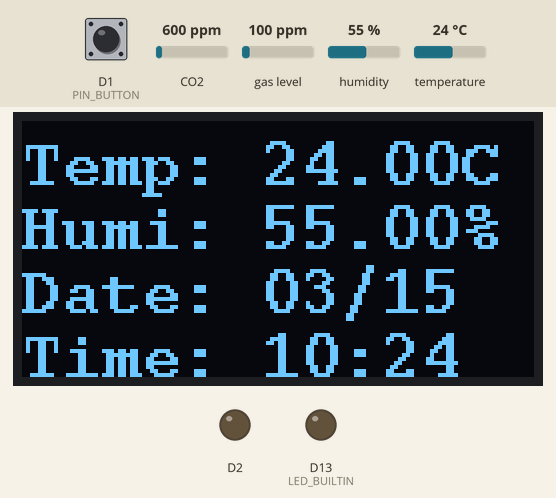
Recording of a sketch running on a simulated Seeed XIAO (SAMD21). On the bench: 128×64 one-colour display, output pins drawn as LEDs (lit = HIGH). The test bench sets the inputs (shaded band); at power-on: D1 (PIN_BUTTON) HIGH, CO2 600 ppm, gas level 100 ppm, humidity 55 %, temperature 24 °C. The local clock reads 2024-03-15 10:24:30 at power-on unless the sketch sets it; storage starts empty.

Above: at 3.7 s.
3.8 s: D1 (PIN_BUTTON) pulled LOW for 0.15 s
At 5.1 s:
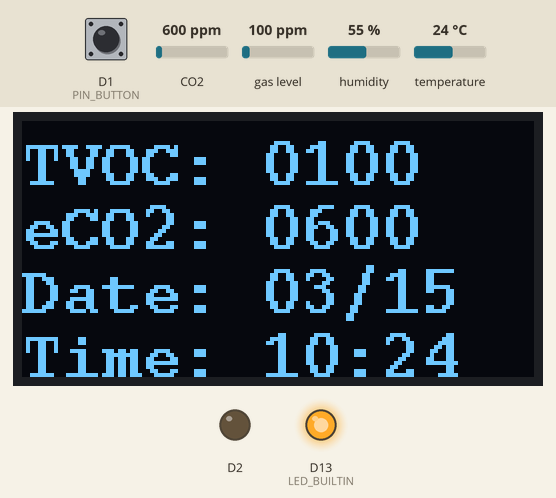
6.1 s: CO2 set to 452 ppm
At 7.8 s:
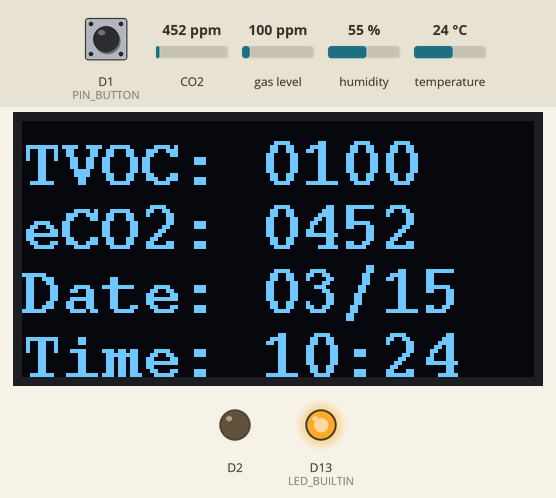
8.1 s: gas level set to 20 ppm
At 9.5 s:
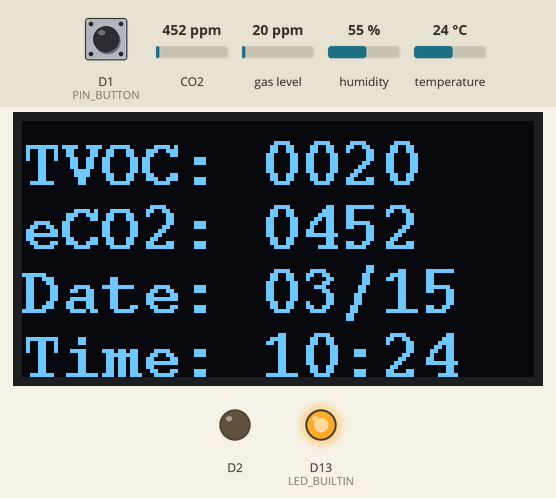
10.1 s: D1 (PIN_BUTTON) pulled LOW for 1 s
At 11.38 s:
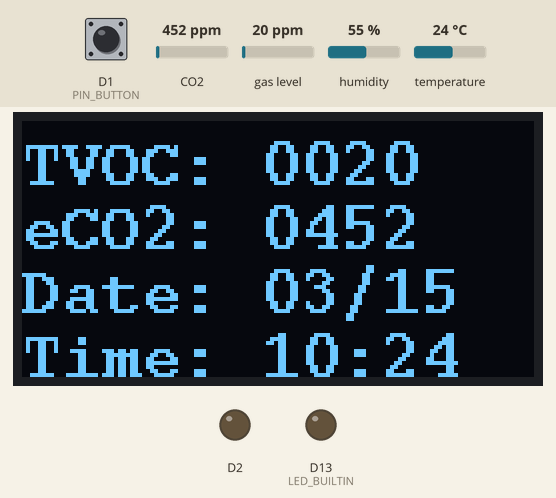
13.1 s: humidity set to 22 %
At 14.7 s:
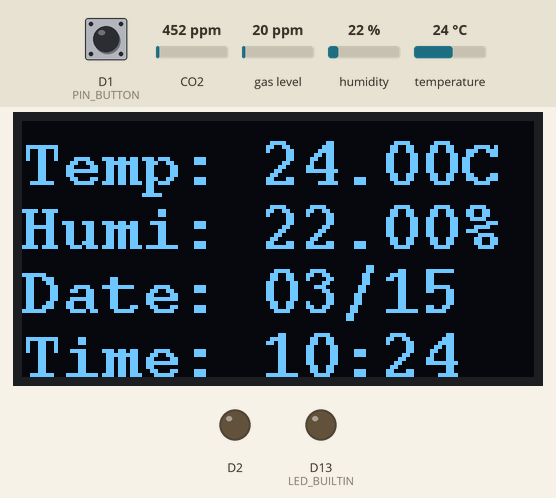
15.1 s: temperature set to 12 °C
At 16.3 s:
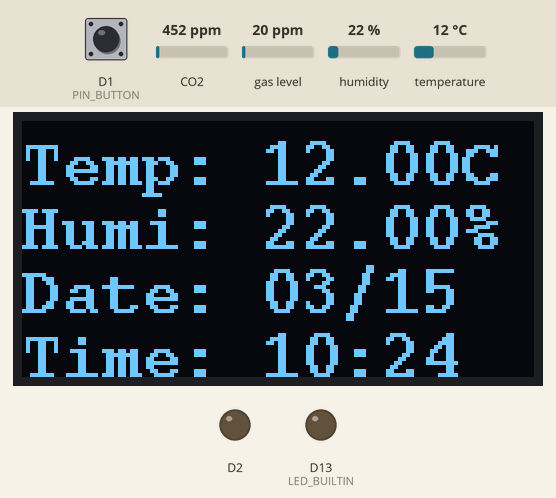
Timing chart, 0 to 18.1 s (numbered marks = the images above; inputs shaded):
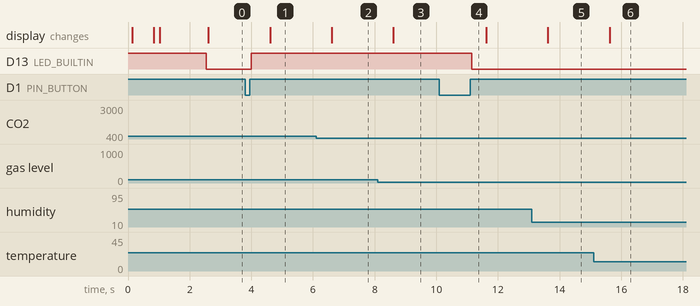

Measured:
- after the input at 3.8 s, D13 (LED_BUILTIN): LOW → HIGH after 0.20 s; the display: changes after 0.81 s (image 1)
- after the input at 6.1 s, the display: changes after 0.51 s (image 2)
- after the input at 8.1 s, the display: changes after 0.51 s (image 3)
- after the input at 10.1 s, D13 (LED_BUILTIN): HIGH → LOW after 1.1 s
- after the input at 13.1 s, the display: changes after 0.52 s (image 5)
- after the input at 15.1 s, the display: changes after 0.52 s (image 6)

The sketch:

XIAO_SAMD21_Env.ino
```cpp
/***
  CIRCUS PI XIAO SAMD21 ENVIRONMENT SENSE SAMPLE

  Hardware
  - Seeeduino XIAO SAMD21
  - XIAO Expansion board
  - SHT30 module
  - SGP30 module

  library dependency:
  - Adafruit SHT31 Library
  - Adafruit SGP30 Sensor
  - U8g2
  - RTClib
*/

#include <Arduino.h>
#include <Wire.h>
#include <U8g2lib.h>
#include <Adafruit_SGP30.h>
#include <Adafruit_SHT31.h>
#include <RTClib.h>
#include <SPI.h>
#include <SD.h>

#define DEBUG               false
#define LOG_FILE            "data.csv"
#define PIN_BUTTON          1
#define DEBOUNCE_DELAY      50
#define SENSE_INTERVAL      1000
#define DISPLAY_INTERVAL    1000
#define WRITEFILE_INTERVAL  5000

// 宣告 OLED instance
U8G2_SSD1306_128X64_NONAME_1_HW_I2C u8g2(U8G2_R0, /* reset=*/ U8X8_PIN_NONE);
// 宣告 SHT3x instance
Adafruit_SHT31    sht31 = Adafruit_SHT31();
// 宣告 SGP30 instance
Adafruit_SGP30    sgp;
// 宣告 PCF8564 instance
RTC_PCF8563       rtc;

// 供 RTC 使用的星期 look up table，暫時用不到
char daysOfTheWeek[7][12] = {"Sunday", "Monday", "Tuesday", "Wednesday", "Thursday", "Friday", "Saturday"};

// 變數宣告
float           t, h;             // 溫度與濕度
File            myFile;           // 檔案描述，用來操作讀寫檔案內容
int             ledState = HIGH;  // 記錄內建 LED 狀態
int             buttonState;      // 記錄 XIAO Exapansion 擴展板上的按鈕狀態
int             lastButtonState = HIGH;   // 記錄 XIAO Exapansion 擴展板上的按鈕前次狀態
unsigned long   lastDebounceTime = 0;     // 任務時間戳記 for 按鈕
unsigned long   lastSenseTime = 0;        // 任務時間戳記 for 感測
unsigned long   lastDisplayTime = 0;      // 任務時間戳記 for 顯示
unsigned long   lastWriteFileTime = 0;    // 任務時間戳記 for 寫入檔案


uint32_t getAbsoluteHumidity(float temperature, float humidity) {
    // approximation formula from Sensirion SGP30 Driver Integration chapter 3.15
    const float absoluteHumidity = 216.7f * ((humidity / 100.0f) * 6.112f * exp((17.62f * temperature) / (243.12f + temperature)) / (273.15f + temperature)); // [g/m^3]
    const uint32_t absoluteHumidityScaled = static_cast<uint32_t>(1000.0f * absoluteHumidity); // [mg/m^3]
    return absoluteHumidityScaled;
}

// 讀取 SHT30 溫度&濕度數值，參照範例為 Adafruit SHT31 Library
void senseSHT30() {
  t = sht31.readTemperature();
  h = sht31.readHumidity();

#if DEBUG
  if (! isnan(t)) {  // check if 'is not a number'
    Serial.print("Temp *C = "); Serial.print(t); Serial.print("\t\t");
  } else {
    Serial.println("Failed to read temperature");
  }

  if (! isnan(h)) {  // check if 'is not a number'
    Serial.print("Hum. % = "); Serial.println(h);
  } else {
    Serial.println("Failed to read humidity");
  }
#endif
}

// 讀取 SGP30 TVOC & eCO2 數值，參照範例為 Adafruit SGP30 Sensor
void senseSGP30() {
  static int counter = 0;
  sgp.setHumidity(getAbsoluteHumidity(t, h));

  if (! sgp.IAQmeasure()) {
    Serial.println("Measurement failed");
    return;
  }

#if DEBUG
  Serial.print("TVOC "); Serial.print(sgp.TVOC); Serial.print(" ppb\t");
  Serial.print("eCO2 "); Serial.print(sgp.eCO2); Serial.println(" ppm");

  if (! sgp.IAQmeasureRaw()) {
    Serial.println("Raw Measurement failed");
    return;
  }
  Serial.print("Raw H2 "); Serial.print(sgp.rawH2); Serial.print(" \t");
  Serial.print("Raw Ethanol "); Serial.print(sgp.rawEthanol); Serial.println("");

  counter++;
  if (counter == 30) {
    counter = 0;

    uint16_t TVOC_base, eCO2_base;
    if (! sgp.getIAQBaseline(&eCO2_base, &TVOC_base)) {
      Serial.println("Failed to get baseline readings");
      return;
    }
    Serial.print("****Baseline values: eCO2: 0x"); Serial.print(eCO2_base, HEX);
    Serial.print(" & TVOC: 0x"); Serial.println(TVOC_base, HEX);
  }
#endif
}

// setup 依序初始化 OLED, RTC,
void setup(void) {
  int ret_rtc, ret_sht30, ret_sgp30, ret_sd;

  Serial.begin(115200);

  pinMode(PIN_BUTTON, INPUT_PULLUP);
  pinMode(LED_BUILTIN, OUTPUT);

  digitalWrite(LED_BUILTIN, ledState);

  u8g2.begin();
  u8g2.enableUTF8Print();

  u8g2.setFont(u8g2_font_courB12_tr);
  u8g2.setFontDirection(0);
  u8g2.clearDisplay();

  u8g2.firstPage();
  do {
    u8g2.setCursor(0, 16);
    u8g2.print("initializing...");
    u8g2.sendBuffer();
  } while(u8g2.nextPage());
  delay(500);

  // setup rtc
  ret_rtc = rtc.begin();
  if (rtc.lostPower()) {
    rtc.adjust(DateTime(F(__DATE__), F(__TIME__)));
  }
  rtc.start();

  // setup sht30
  ret_sht30 = sht31.begin(0x44);
  // setup sgp30
  ret_sgp30 = sgp.begin();
  // setup sd card
  pinMode(D2, OUTPUT);
  ret_sd = SD.begin(D2);

  u8g2.firstPage();
  do {
    u8g2.setCursor(0, 16);
    if (!ret_rtc) {
      u8g2.print("PCF8563 Fail");
    } else {
      u8g2.print("PCF8563 OK");
    }
    u8g2.setCursor(0, 32);
    if (!ret_sht30) {
      u8g2.print("SHT30 Fail");
    } else {
      u8g2.print("SHT30 OK");
    }
    u8g2.setCursor(0, 48);
    if (!ret_sgp30) {
      u8g2.print("SGP30 Fail");
    } else {
      u8g2.print("SGP30 OK");
    }
    u8g2.setCursor(0, 64);
    if (!ret_sd) {
      u8g2.print("SD Card Fail");
    } else {
      u8g2.print("SD Card OK");
    }
    u8g2.sendBuffer();
  } while(u8g2.nextPage());

  if (!ret_rtc || !ret_sht30 || !ret_sgp30 || !ret_sd) {
    while(1);
  }

  delay(1500);
}

/*
  無窮迴圈固定任務：
  * task1: 按鈕事件，預設每 50ms 執行一次
  * task2: 讀取感測器 SHT30/SGP30，預設每 1000ms 執行一次
  * task3: 更新 OLED 顯示資訊，預設每 1000ms 執行一次
  * task4: 將 RTC 時間與感測數值寫入 SD Card，預設每 5000ms 執行一次
*/
void loop(void) {
  char str[64];

  // read the state of the switch into a local variable:
  int reading = digitalRead(PIN_BUTTON);

  // task1: 處理按鈕事件
  if (reading != lastButtonState) {
    // reset the debouncing timer
    lastDebounceTime = millis();
  }

  if ((millis() - lastDebounceTime) > DEBOUNCE_DELAY) {
    if (reading != buttonState) {
      buttonState = reading;

      if (buttonState == HIGH) {
        ledState = !ledState;
      }
    }
  }

  digitalWrite(LED_BUILTIN, ledState);
  lastButtonState = reading;

  // task2: 讀取感測器
  if ((millis() - lastSenseTime) > SENSE_INTERVAL) {
    lastSenseTime = millis();
    senseSHT30();
    senseSGP30();
  }

  // task3: 更新OLED顯示資訊
  if ((millis() - lastDisplayTime) > DISPLAY_INTERVAL) {
    lastDisplayTime = millis();

    u8g2.firstPage();
    DateTime now = rtc.now();
    //以 ledState 狀態做為顯示頁面區分
    do {
      if (ledState == LOW) {
        u8g2.setCursor(0, 16);
        sprintf(str, "Temp: %02.2fC", t);
        u8g2.print(str);
        u8g2.setCursor(0, 32);
        sprintf(str, "Humi: %02.2f%%", h);
        u8g2.print(str);
      } else {
        u8g2.setCursor(0, 16);
        sprintf(str, "TVOC: %04d", sgp.TVOC);
        u8g2.print(str);
        u8g2.setCursor(0, 32);
        sprintf(str, "eCO2: %04d", sgp.eCO2);
        u8g2.print(str);
      }
      u8g2.setCursor(0, 48);
      sprintf(str, "Date: %02d/%02d", now.month(), now.day());
      u8g2.print(str);
      u8g2.setCursor(0, 64);
      sprintf(str, "Time: %02d:%02d", now.hour(), now.minute());
      u8g2.print(str);
    } while ( u8g2.nextPage() );
  }

  // task4: 記錄到 SD 卡
  if ((millis() - lastWriteFileTime) > WRITEFILE_INTERVAL) {
    lastWriteFileTime = millis();

    DateTime now = rtc.now();
    sprintf(str, "%04d-%02d-%02d.csv", now.year(), now.month(), now.day());
    myFile = SD.open(LOG_FILE, FILE_WRITE);
    if (myFile) {
      sprintf(str, "%02d:%02d:%02d,%2.2f,%2.2f,%d,%d", now.hour(), now.minute(), now.second(), t, h, sgp.TVOC, sgp.eCO2);
      myFile.println(str);
      // close the file:
      myFile.close();
#if DEBUG
      Serial.print("Writing to log file...");
      Serial.println(str);
#endif
    } else {
      // if the file didn't open, print an error:
      Serial.println("error opening log file");
    }
  }
}
```
